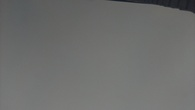
#> input picture cloud-detection/night-sky.jpg, 195 x 110 px, shrunk from 960 x 540 before the run
$ jupyter execute cloud-detection.ipynb
#> lines starting #> are read from the running program, lines starting #| are printed output that depends on the picture; after the words box and inside, x2 and y2 are one past the last pixel; in counts of white or black regions, pixels touching at a corner belong together
[cell 1]
import cv2
import numpy as np
from matplotlib import pyplot as plt
from IPython.display import Image

[cell 2]
img = cv2.imread('night-sky.jpg')
#> img is the input picture: shape (110, 195, 3); mean B, G, R 108.7, 110, 109.2
hsv=cv2.cvtColor(img,cv2.COLOR_BGR2HSV)
#> hsv: shape (110, 195, 3); mean H, S, V 42.4, 5, 110.2
white = np.array([255, 255, 255])
lowerBound = np.array([25,25,25])
mask = cv2.inRange(hsv, lowerBound, white)
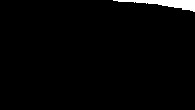
#> mask: shape (110, 195); 1.9% white; 1 white region, box (x1, y1, x2, y2) and area: (113, 0, 195, 12) 418
res = cv2.bitwise_and(img, img, mask=mask)

[cell 3]
plt.imshow(img)
#> (this line was passed over: IPython is not available in this run)
plt.show()

[cell 4]
plt.imshow(res)
#> (this line was passed over: IPython is not available in this run)
plt.show()

[cell 5]
ret,thresh_img = cv2.threshold(res,0,255,cv2.THRESH_BINARY)

[cell 6]
plt.imshow(thresh_img)
#> (this line was passed over: IPython is not available in this run)
plt.show()

[cell 7]
img = cv2.imread('sunny-sky.jpg')
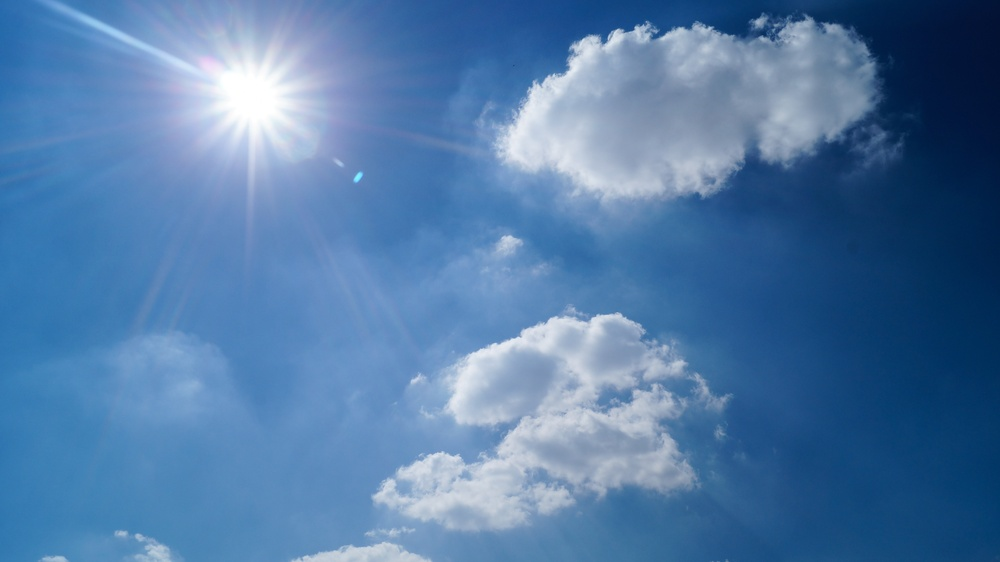
#> input picture cloud-detection/sunny-sky.jpg, 1000 x 562 px, shrunk from 4912 x 2760 before the run
#> img is the input picture: shape (562, 1000, 3); mean B, G, R 167, 122.7, 82.1
hsv=cv2.cvtColor(img,cv2.COLOR_BGR2HSV)
#> hsv: shape (562, 1000, 3); mean H, S, V 105.7, 142.8, 167
white = np.array([255, 255, 255])
lowerBound = np.array([25,25,25])
mask = cv2.inRange(hsv, lowerBound, white)
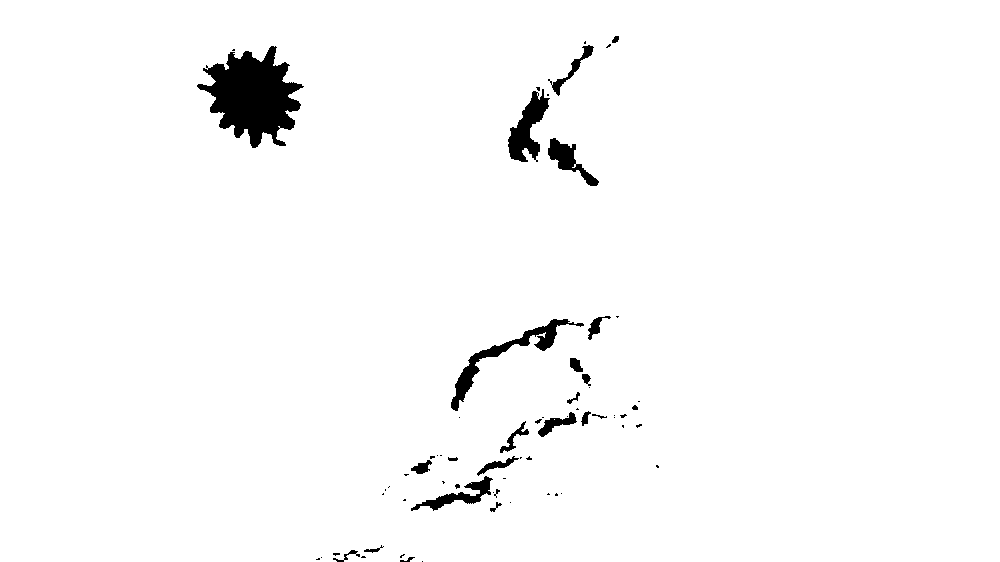
#> mask: shape (562, 1000); 97.7% white; 67 black regions (43 under 20 px), largest, box (x1, y1, x2, y2) and area: (197, 46, 304, 148) 6010, (451, 319, 584, 411) 1659, (508, 89, 550, 162) 1404
res = cv2.bitwise_and(img, img, mask=mask)
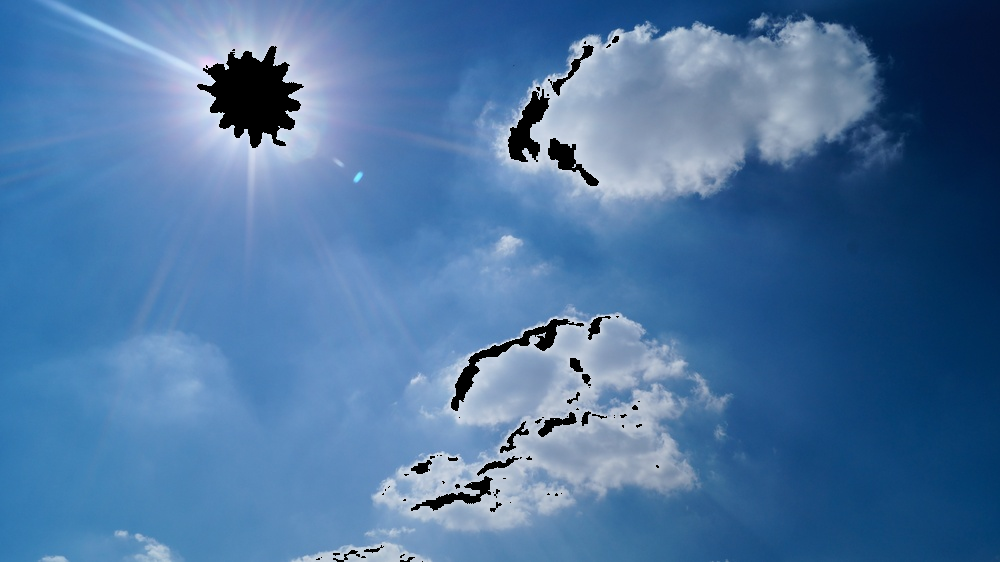
#> res: shape (562, 1000, 3); mean B, G, R 161.4, 117.3, 76.9

[cell 8]
plt.imshow(img)
#> (this line was passed over: IPython is not available in this run)
plt.show()

[cell 9]
plt.imshow(res)
#> (this line was passed over: IPython is not available in this run)
plt.show()

[cell 10]
ret,thresh_img = cv2.threshold(res,0,255,cv2.THRESH_BINARY)
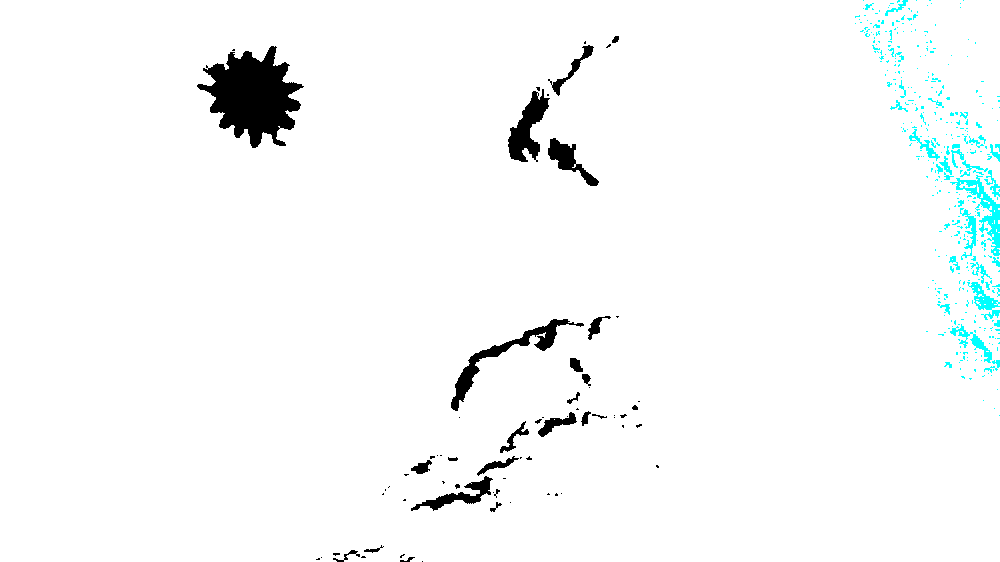
#> thresh_img: shape (562, 1000, 3); mean B, G, R 249, 249, 246.7

[cell 11]
plt.imshow(thresh_img)
#> (this line was passed over: IPython is not available in this run)
plt.show()

[cell 12]
img = cv2.imread('cloud-sky.jpg')
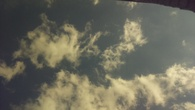
#> input picture cloud-detection/cloud-sky.jpg, 195 x 110 px, shrunk from 960 x 540 before the run
#> img is the input picture: shape (110, 195, 3); mean B, G, R 93.3, 108.1, 109.8
hsv=cv2.cvtColor(img,cv2.COLOR_BGR2HSV)
#> hsv: shape (110, 195, 3); mean H, S, V 51.5, 40.3, 112.5
white = np.array([255, 255, 255])
lowerBound = np.array([25,25,25])
mask = cv2.inRange(hsv, lowerBound, white)
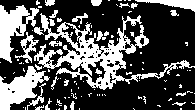
#> mask: shape (110, 195); 32.1% white; 106 white regions (80 under 20 px), largest, box (x1, y1, x2, y2) and area: (34, 13, 195, 90) 3124, (0, 66, 50, 110) 1048, (0, 5, 39, 63) 1035
res = cv2.bitwise_and(img, img, mask=mask)
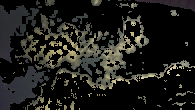
#> res: shape (110, 195, 3); mean B, G, R 25.9, 29.6, 29.8

[cell 13]
plt.imshow(img)
#> (this line was passed over: IPython is not available in this run)
